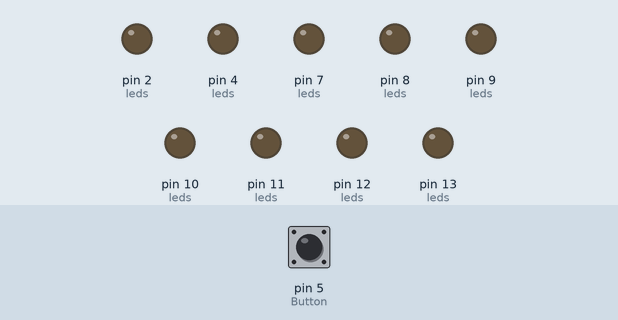
A sketch run on a simulated Arduino Uno, built with avr-gcc and run on an emulated ATmega328P. Shown: output pins drawn as LEDs (lit = HIGH). Inputs (shaded band) come from the test bench; at power-on: pin 5 (Button) HIGH.

Above: at 1.2 s.
1.3 s: pin 5 (Button) pulled LOW for 3.2 s
At 4.8 s:
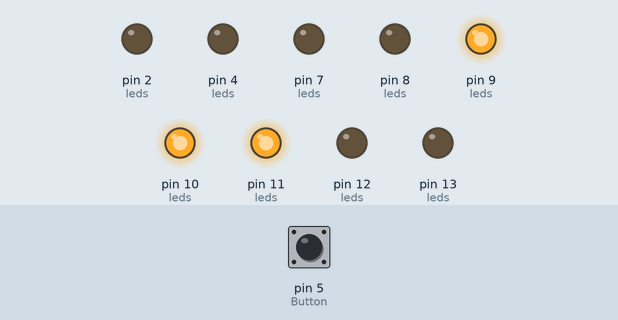
6.0 s: pin 5 (Button) pulled LOW for 0.15 s
At 7.2 s:
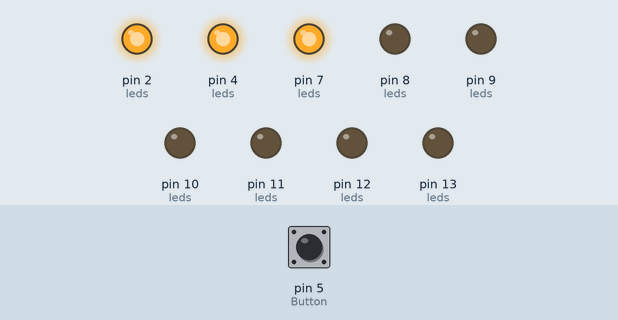
7.6 s: pin 5 (Button) pulled LOW for 1 s
At 8.6 s:
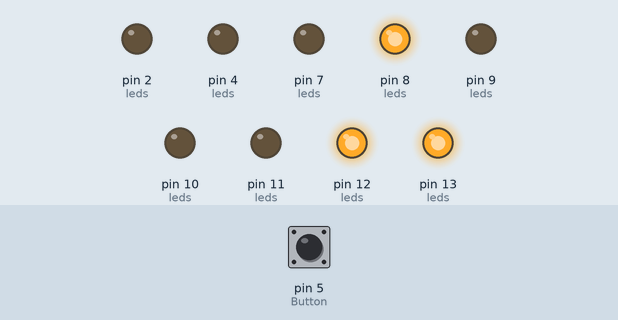
Timing chart, 0 to 10.6 s (numbered marks = the images above; inputs shaded):
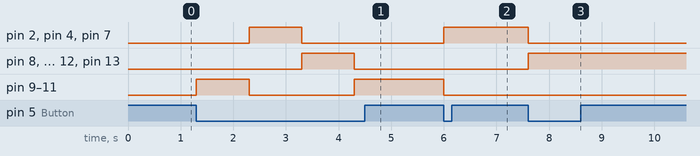

Measured:
- after the input at 1.3 s, pin 2 (leds), pin 4 (leds), pin 7 (leds): LOW → HIGH after 1.0 s, → LOW 1.0 s later; pin 8 (leds), pin 12 (leds), pin 13 (leds): LOW → HIGH after 2.0 s, → LOW 1.0 s later; pin 9 (leds), pin 10 (leds), pin 11 (leds): LOW → HIGH at once, → LOW 1.0 s later, → HIGH 2.0 s later
- after the input at 6.0 s, pin 2 (leds), pin 4 (leds), pin 7 (leds): LOW → HIGH at once; pin 9 (leds), pin 10 (leds), pin 11 (leds): HIGH → LOW at once
- after the input at 7.6 s, pin 2 (leds), pin 4 (leds), pin 7 (leds): HIGH → LOW at once; pin 8 (leds), pin 12 (leds), pin 13 (leds): LOW → HIGH at once

The sketch:

codigo.ino
```cpp
#define Button 5

int leds[3][3] = {{13, 12, 8}, {11, 9, 10}, {7, 2, 4}};
int ledRandom = 0;

void setup()
{
  	pinMode(Button, INPUT);

  	for (int i = 0; i < 3; i++)
    {
      for (int x = 0; x < 3; x++)
      {
        pinMode(leds[i][x], OUTPUT);
      }
    }


}

void loop()
{
	if (!digitalRead(Button))
    {
      if (ledRandom < 2)
      {
       	ledRandom = ledRandom+1;
      }
      else
      {
        ledRandom = 0;
      }

      for (int i = 0; i < 3; i++)
      {
        for (int x = 0; x < 3; x++)
        {
          digitalWrite(leds[i][x], LOW);
        }
      }

      for (int i = 0; i < 3; i++)
      {
        digitalWrite(leds[ledRandom][i], HIGH);
      }

      delay(1000);
    }


}
```
